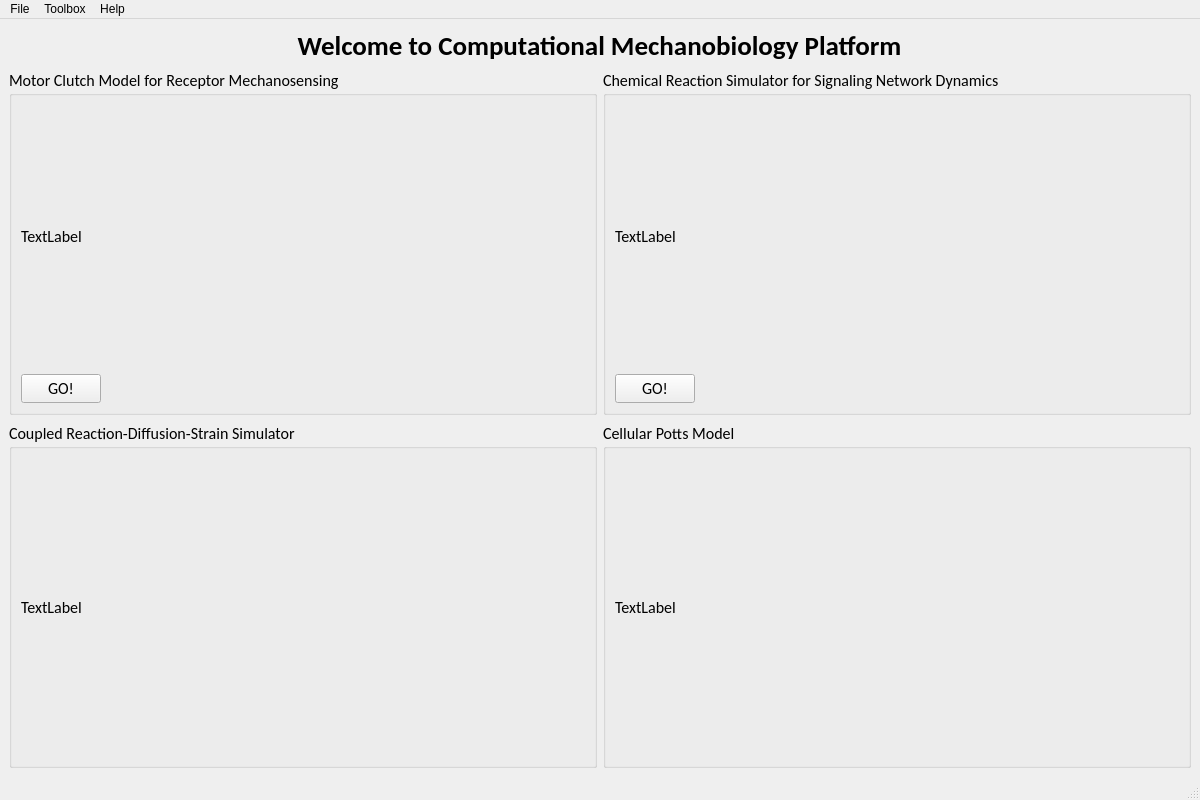
<?xml version="1.0" encoding="UTF-8"?>
<ui version="4.0">
 <class>MainWindow</class>
 <widget class="QMainWindow" name="MainWindow">
  <property name="geometry">
   <rect>
    <x>0</x>
    <y>0</y>
    <width>1200</width>
    <height>800</height>
   </rect>
  </property>
  <property name="sizePolicy">
   <sizepolicy hsizetype="Preferred" vsizetype="Preferred">
    <horstretch>0</horstretch>
    <verstretch>0</verstretch>
   </sizepolicy>
  </property>
  <property name="windowTitle">
   <string>Stochastic Simulation Platform v1.0</string>
  </property>
  <widget class="QWidget" name="centralwidget">
   <layout class="QGridLayout" name="gridLayout_5">
    <item row="2" column="1">
     <widget class="QGroupBox" name="groupBox_4">
      <property name="maximumSize">
       <size>
        <width>588</width>
        <height>346</height>
       </size>
      </property>
      <property name="font">
       <font>
        <family>Calibri</family>
        <pointsize>12</pointsize>
       </font>
      </property>
      <property name="title">
       <string>Cellular Potts Model</string>
      </property>
      <layout class="QGridLayout" name="gridLayout_3">
       <item row="0" column="0">
        <widget class="QLabel" name="label_5">
         <property name="text">
          <string>TextLabel</string>
         </property>
        </widget>
       </item>
      </layout>
     </widget>
    </item>
    <item row="0" column="0" colspan="2">
     <widget class="QLabel" name="label">
      <property name="maximumSize">
       <size>
        <width>1181</width>
        <height>33</height>
       </size>
      </property>
      <property name="font">
       <font>
        <family>Calibri</family>
        <pointsize>20</pointsize>
        <weight>75</weight>
        <bold>true</bold>
       </font>
      </property>
      <property name="autoFillBackground">
       <bool>false</bool>
      </property>
      <property name="text">
       <string>Welcome to Computational Mechanobiology Platform</string>
      </property>
      <property name="scaledContents">
       <bool>false</bool>
      </property>
      <property name="alignment">
       <set>Qt::AlignCenter</set>
      </property>
     </widget>
    </item>
    <item row="2" column="0">
     <widget class="QGroupBox" name="groupBox_3">
      <property name="maximumSize">
       <size>
        <width>588</width>
        <height>346</height>
       </size>
      </property>
      <property name="font">
       <font>
        <family>Calibri</family>
        <pointsize>12</pointsize>
       </font>
      </property>
      <property name="title">
       <string>Coupled Reaction-Diffusion-Strain Simulator</string>
      </property>
      <layout class="QGridLayout" name="gridLayout_2">
       <item row="0" column="0">
        <widget class="QLabel" name="label_4">
         <property name="text">
          <string>TextLabel</string>
         </property>
        </widget>
       </item>
      </layout>
     </widget>
    </item>
    <item row="1" column="1">
     <widget class="QGroupBox" name="groupBox_2">
      <property name="maximumSize">
       <size>
        <width>588</width>
        <height>346</height>
       </size>
      </property>
      <property name="font">
       <font>
        <family>Calibri</family>
        <pointsize>12</pointsize>
       </font>
      </property>
      <property name="title">
       <string>Chemical Reaction Simulator for Signaling Network Dynamics</string>
      </property>
      <layout class="QGridLayout" name="gridLayout_4">
       <item row="1" column="0">
        <widget class="QPushButton" name="pushButton_2">
         <property name="text">
          <string>GO!</string>
         </property>
        </widget>
       </item>
       <item row="1" column="1">
        <spacer name="horizontalSpacer_2">
         <property name="orientation">
          <enum>Qt::Horizontal</enum>
         </property>
         <property name="sizeHint" stdset="0">
          <size>
           <width>40</width>
           <height>20</height>
          </size>
         </property>
        </spacer>
       </item>
       <item row="0" column="0" colspan="2">
        <widget class="QLabel" name="label_3">
         <property name="text">
          <string>TextLabel</string>
         </property>
        </widget>
       </item>
      </layout>
     </widget>
    </item>
    <item row="1" column="0">
     <widget class="QGroupBox" name="groupBox">
      <property name="maximumSize">
       <size>
        <width>588</width>
        <height>346</height>
       </size>
      </property>
      <property name="font">
       <font>
        <family>Calibri</family>
        <pointsize>12</pointsize>
       </font>
      </property>
      <property name="title">
       <string>Motor Clutch Model for Receptor Mechanosensing</string>
      </property>
      <layout class="QGridLayout" name="gridLayout">
       <item row="0" column="0" colspan="2">
        <widget class="QLabel" name="label_2">
         <property name="text">
          <string>TextLabel</string>
         </property>
        </widget>
       </item>
       <item row="1" column="0">
        <widget class="QPushButton" name="pushButton">
         <property name="text">
          <string>GO!</string>
         </property>
        </widget>
       </item>
       <item row="1" column="1">
        <spacer name="horizontalSpacer">
         <property name="orientation">
          <enum>Qt::Horizontal</enum>
         </property>
         <property name="sizeHint" stdset="0">
          <size>
           <width>40</width>
           <height>20</height>
          </size>
         </property>
        </spacer>
       </item>
      </layout>
     </widget>
    </item>
   </layout>
  </widget>
  <widget class="QMenuBar" name="menubar">
   <property name="geometry">
    <rect>
     <x>0</x>
     <y>0</y>
     <width>1200</width>
     <height>23</height>
    </rect>
   </property>
   <widget class="QMenu" name="menuFile">
    <property name="title">
     <string>File</string>
    </property>
   </widget>
   <widget class="QMenu" name="menuHelp">
    <property name="title">
     <string>Help</string>
    </property>
   </widget>
   <widget class="QMenu" name="menuMethods">
    <property name="title">
     <string>Toolbox</string>
    </property>
    <addaction name="actionHybrid_Algorithm_HA"/>
    <addaction name="actionMolecular_Clutch_Model_MCM_2"/>
    <addaction name="actionCell_Potts_Model_CPM_2"/>
   </widget>
   <addaction name="menuFile"/>
   <addaction name="menuMethods"/>
   <addaction name="menuHelp"/>
  </widget>
  <widget class="QStatusBar" name="statusbar"/>
  <action name="actionHybrid_Algorithm_HA">
   <property name="text">
    <string>Chemical Reaction Simulation (CRS)</string>
   </property>
  </action>
  <action name="actionMolecular_Clutch_Model_MCM_2">
   <property name="text">
    <string>Motor Clutch Model (MCM)</string>
   </property>
  </action>
  <action name="actionCell_Potts_Model_CPM_2">
   <property name="text">
    <string>Cell Potts Model (CPM)</string>
   </property>
  </action>
 </widget>
 <resources/>
 <connections/>
</ui>
